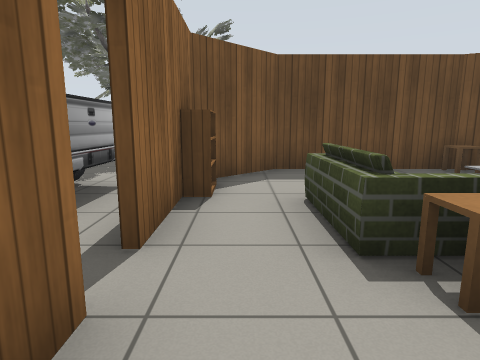
[1] (above)

19 first-person views from a walk through a robot-simulator world made for Gazebo. The camera is 1 m above the floor, tilts 10° down and sees 75° across. The floor is counted in squares, 1 m on a side. Each view is taken from the middle of a square. On the plan, view 1 faces up. The plan holds only what a view shows up to about 12 squares ahead; the rest is blank. Gazebo's built-in surfaces are drawn with simple patterns. Some stock models are drawn as simple stand-ins. Some surface patterns are stand-ins.

[2]
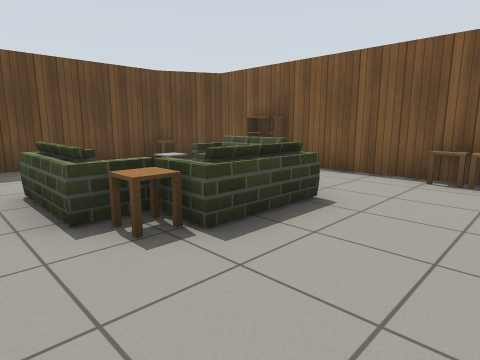

[3]
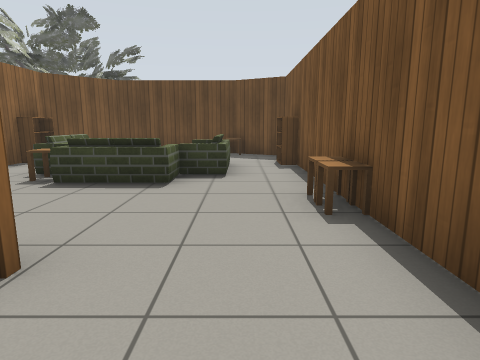

[4]
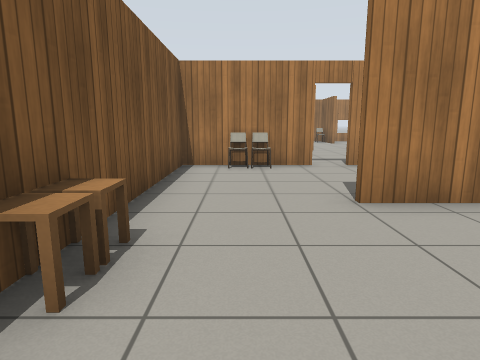

[5]
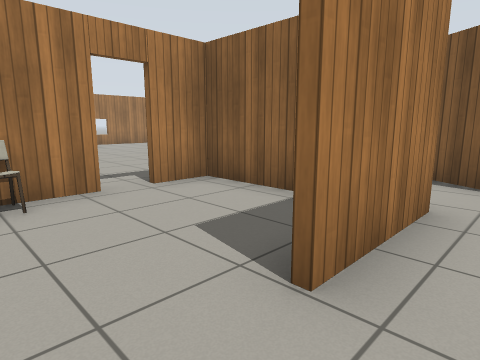

[6]
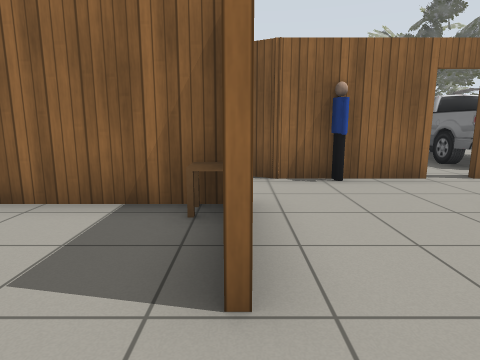

[7]
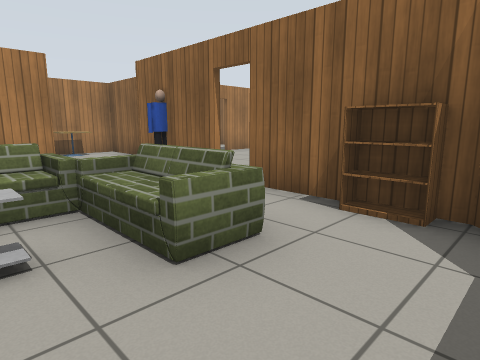

[8]
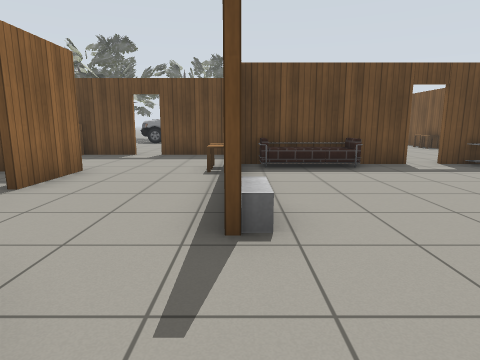

[9]
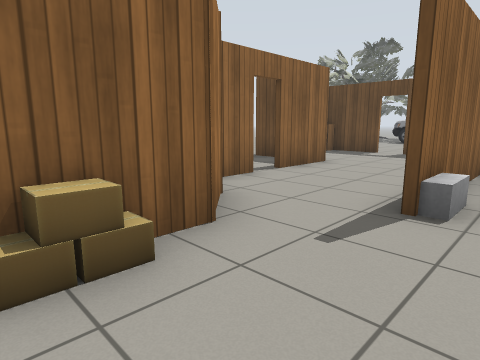

[10]
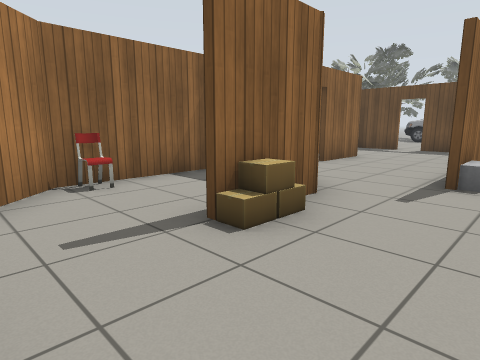

[11]
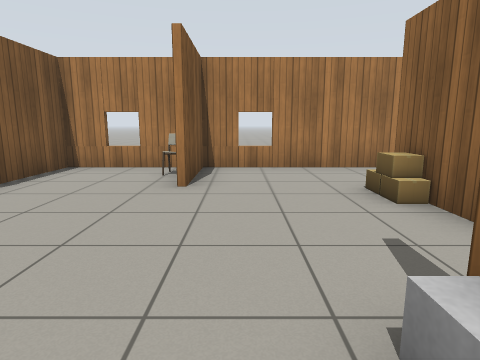

[12]
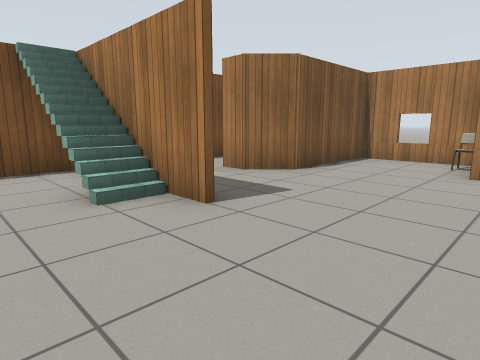

[13]
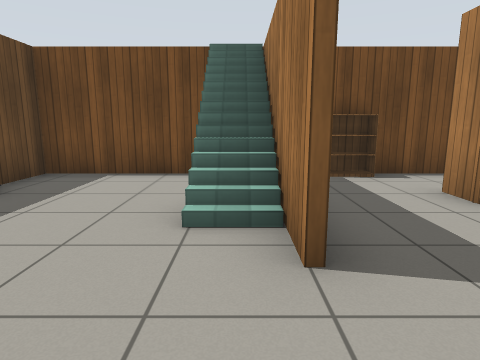

[14]
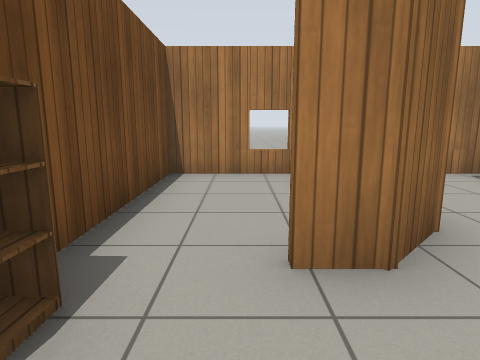

[15]
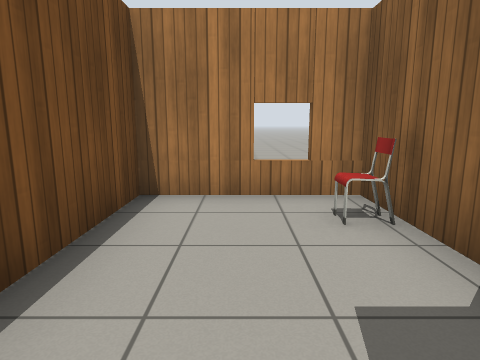

[16]
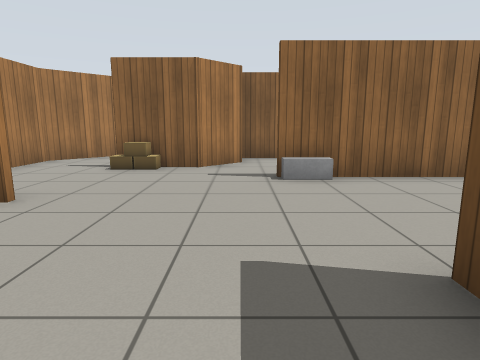

[17]
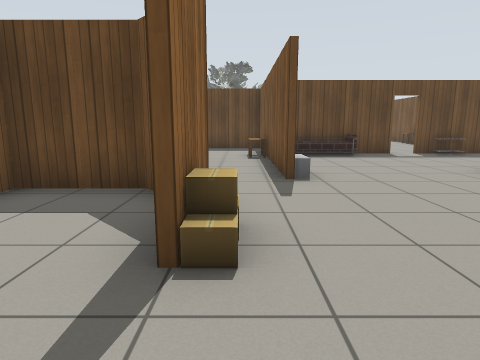

[18]
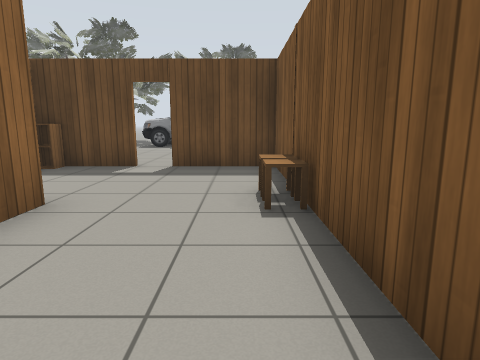

[19]
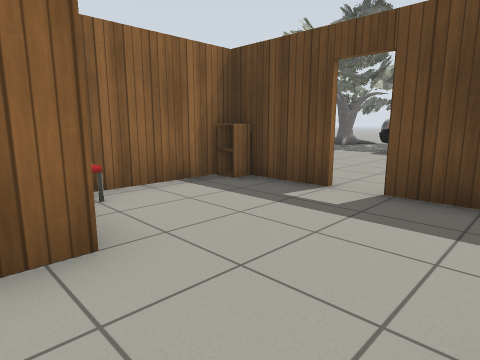

### Floor plan
Points are (right, up) in squares from view 1. A wall is a line through its corners. A room is listed if a view was taken in it or the views show most of it. See-through windows are left out.
Room 1 (views 1, 2, 4, 5, 6, 7)
walls: (6.4, 0.4) (6.4, 3.5); (-0.8, 1.6) (-0.8, -1.3) (-1.5, -2.6); (1.5, -1.9) (3.5, -1.9); (6.4, 5.4) (6.4, 6.2) (5.4, 6.8); (4.5, 7.1) (0.8, 7.1) (-0.8, 5.5) (-0.8, 2.4); (6.4, -2.4) (6.4, -1.4)
ways out: opening at (4.5, -2) to room 2; open door at (-1, 2)
objects: side table (1, -2); side table (1, 2) to (2, 2); sofa (1, 3) to (2, 4); sofa (2, 1) to (3, 2); side table (3, 3); sofa (4, 2) to (4, 4); side table (6, -1); side table (6, 0); bookshelf (6, 4) to (6, 5)
Room 2 (view 3)
walls: (3.1, -5.8) (6.5, -5.8); (1.1, -2.4) (1.1, -5.8) (2.4, -5.8); (6.4, -5.9) (6.4, -2.4)
ways out: opening at (4.5, -2) to room 1; gap at (2.5, -6) to room 3
objects: chair (5, -5)
Room 3 (views 8, 9, 10, 11, 12, 13, 14, 16, 17)
walls: (2, -10.5) (6, -10.5); (-2, -7.6) (-2, -10.6); (-4.4, -12.1) (-6.6, -12.1) (-6.6, -15.6) (-4.8, -17.4) (-0.1, -17.4) (-0.1, -16.4); (-4.5, -11.9) (-3.4, -13) (-3.4, -14.9); (2.4, -6) (0.4, -6); (0, -17.4) (3.1, -17.4) (3.1, -13.9) (3.9, -13.1) (4.8, -13.1); (6.4, -10.4) (6.4, -5.9); (-2, -3.6) (-2, -5.5); (6.5, -6) (3.1, -6)
ways out: gap at (2.5, -6) to room 2; opening at (3.5, -12) to room 4; opening at (5, -11) to room 4; opening at (-3, -11) to room 5
objects: chair (-6, -15); cardboard box (-3, -15); cardboard box (-3, -14); cabinet (-2, -11); sofa (-1, -6) to (0, -6); other object (-1, -5) to (0, -5); chair (0, -16); other object (4, -6)
Room 4 (view 15)
walls: (3.3, -15.1) (3.3, -17.4) (6.4, -17.4) (6.4, -12.4)
ways out: opening at (3.5, -12) to room 3; opening at (5, -11) to room 3
objects: chair (4, -16); bookshelf (6, -12)
Room 5 (views 18, 19)
walls: (-5.5, -7) (-5.5, -9.3); (-2.1, -5.6) (-2.1, -3.4) (-4.8, -3.4); (-5.5, -10) (-5.5, -12); (-5.5, -3.4) (-7.8, -3.4) (-7.8, -6.4); (-2.1, -10.6) (-2.1, -7.5)
ways out: opening at (-3, -11) to room 3; open door at (-5.7, -9.7); open door at (-5, -3)
objects: side table (-2, -7); side table (-2, -6)

Where each view was taken, in squares from view 1:
view 1: 0 up, 0 right, facing up
view 2: 1 down, 0 right, facing up-right
view 3: 4 down, 5 right, facing up
view 4: 2 up, 5 right, facing down
view 5: 1 down, 5 right, facing down-left
view 6: 2 down, 5 right, facing left
view 7: 6 up, 3 right, facing down-left
view 8: 14 down, 2 left, facing up
view 9: 15 down, 1 left, facing up-left
view 10: 17 down, 1 left, facing up-left
view 11: 10 down, 1 left, facing down
view 12: 8 down, 1 left, facing down-right
view 13: 10 down, 0 right, facing right
view 14: 11 down, 5 right, facing down
view 15: 13 down, 5 right, facing down
view 16: 12 down, 4 right, facing left
view 17: 17 down, 3 left, facing up
view 18: 11 down, 3 left, facing up
view 19: 8 down, 3 left, facing up-left
